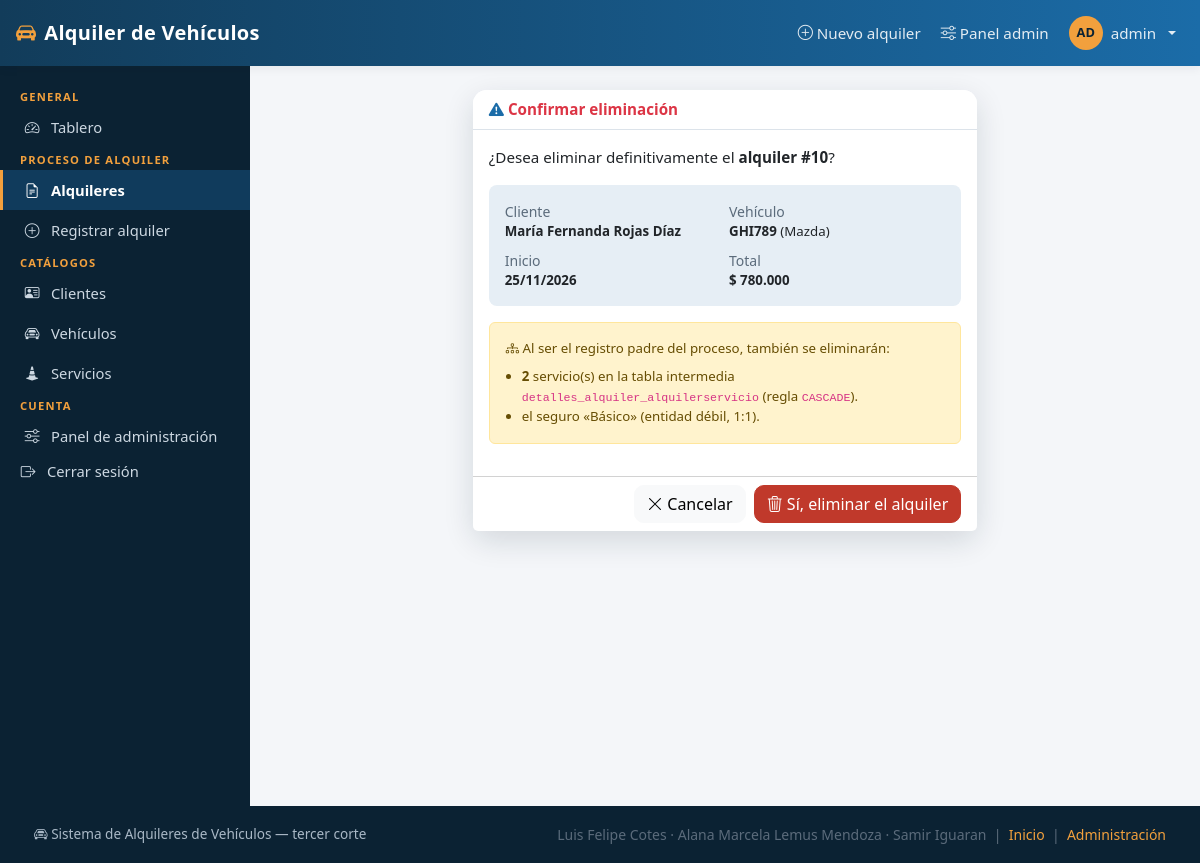
The page /alquileres/10/eliminar/ (signed in) on the database its author committed.
### alquileres/models.py (models this page shows, shortened)
class Alquiler(models.Model):
    pk_alq_id = models.AutoField(primary_key=True)
    fk_cli_id = models.ForeignKey(
        Cliente,
        on_delete=models.PROTECT,
        db_column="fk_cli_id",
        related_name="alquileres",
        verbose_name="cliente",
    )
    fk_veh_id = models.ForeignKey(
        Vehiculo,
        on_delete=models.PROTECT,
        db_column="fk_veh_id",
        related_name="alquileres",
        verbose_name="vehículo",
    )
    alq_fecha_inicio = models.DateField("fecha de inicio")
    alq_total = models.DecimalField("total", max_digits=12, decimal_places=2)
    class Meta:
        verbose_name = "alquiler"
        verbose_name_plural = "alquileres"
        ordering = ["-alq_fecha_inicio"]

### clientes/models.py (models this page shows, shortened)
class Cliente(models.Model):
    pk_cli_id = models.AutoField(primary_key=True)
    cli_nombre = models.CharField("nombre", max_length=100)
    cli_documento = models.CharField("documento", max_length=20, unique=True)
    cli_telefono = models.CharField("teléfono", max_length=20)
    class Meta:
        verbose_name = "cliente"
        verbose_name_plural = "clientes"
        ordering = ["cli_nombre"]

### vehiculos/models.py (models this page shows, shortened)
class Vehiculo(models.Model):
    pk_veh_id = models.AutoField(primary_key=True)
    veh_placa = models.CharField("placa", max_length=10, unique=True)
    veh_marca = models.CharField("marca", max_length=50)
    veh_tarifa_dia = models.DecimalField("tarifa por día", max_digits=12, decimal_places=2)
    class Meta:
        verbose_name = "vehículo"
        verbose_name_plural = "vehículos"
        ordering = ["veh_marca", "veh_placa"]

### seguros/models.py (models this page shows, shortened)
class Seguro(models.Model):
    pk_seg_id = models.AutoField(primary_key=True)
    fk_alq_id = models.OneToOneField(
        Alquiler,
        on_delete=models.CASCADE,
        db_column="fk_alq_id",
        related_name="seguro",
        verbose_name="alquiler",
    )
    seg_tipo = models.CharField("tipo de seguro", max_length=50)
    seg_cobertura = models.CharField("cobertura", max_length=255)
    class Meta:
        verbose_name = "seguro"
        verbose_name_plural = "seguros"

### alquileres/views.py (the view, shortened to what this page needs)
# urls.py: path("<int:pk>/eliminar/", views.AlquilerDeleteView.as_view(), name="eliminar"),
class AlquilerDeleteView(LoginRequiredMixin, PermissionRequiredMixin, DeleteView):
    model = Alquiler
    template_name = "alquileres/alquiler_confirm_delete.html"
    context_object_name = "alquiler"
    permission_required = "alquileres.delete_alquiler"
    success_url = reverse_lazy("alquileres:lista")
    def get_queryset(self):
        return queryset_alquileres()

### alquileres/templatetags/alquileres_extras.py (called while the page is built)
@register.filter(name="pesos")
def pesos(valor):
    if valor in (None, ""):
        return "—"
    try:
        numero = Decimal(str(valor))
    except (InvalidOperation, ValueError):
        return "—"
    decimales = 0 if numero == numero.to_integral_value() else 2
    texto = f"{numero:,.{decimales}f}"
    texto = texto.replace(",", "\x00").replace(".", ",").replace("\x00", ".")
    return f"$ {texto}"

@register.filter(name="fecha_corta")
def fecha_corta(valor):
    if not valor:
        return "—"
    if isinstance(valor, str):
        try:
            valor = datetime.strptime(valor[:10], "%Y-%m-%d").date()
        except ValueError:
            return valor
    if isinstance(valor, datetime):
        valor = valor.date()
    if isinstance(valor, date):
        return valor.strftime("%d/%m/%Y")
    return str(valor)

@register.filter(name="iniciales")
def iniciales(usuario):
    nombre = getattr(usuario, "get_full_name", lambda: "")() or getattr(
        usuario, "username", ""
    )
    partes = [p for p in nombre.split() if p]
    if not partes:
        return "?"
    texto = "".join(p[0] for p in partes[:2]).upper()
    return texto if len(texto) > 1 else (partes[0][:2].upper() or "?")

### alquileres/views.py (called while the page is built)
def queryset_alquileres():
    return (
        Alquiler.objects.select_related("fk_cli_id", "fk_veh_id", "seguro")
        .prefetch_related("detalles__fk_ser_id")
        .annotate(num_servicios=Count("detalles"))
        .order_by("-alq_fecha_inicio", "-pk_alq_id")
    )

### templates/alquileres/alquiler_confirm_delete.html (shortened to what this page needs)
{% extends "base.html" %}
{% load alquileres_extras %}
{% block contenido %}
<div class="row justify-content-center">
  <div class="col-12 col-lg-7">
    <div class="card border-0" style="box-shadow:var(--sombra-alta)">
      <div class="card-header bg-white text-danger">
        <i class="bi bi-exclamation-triangle-fill"></i> Confirmar eliminación
      </div>
      <div class="card-body">
        <p>¿Desea eliminar definitivamente el <strong>alquiler #{{ alquiler.pk_alq_id }}</strong>?</p>
        <div class="p-3 rounded-3 mb-3" style="background:var(--azul-100)">
          <div class="row g-2 small">
            <div class="col-6"><span class="texto-suave d-block">Cliente</span>
              <strong>{{ alquiler.fk_cli_id.cli_nombre }}</strong></div>
            <div class="col-6"><span class="texto-suave d-block">Vehículo</span>
              <strong class="mono">{{ alquiler.fk_veh_id.veh_placa }}</strong> ({{ alquiler.fk_veh_id.veh_marca }})</div>
            <div class="col-6"><span class="texto-suave d-block">Inicio</span>
              <strong class="mono">{{ alquiler.alq_fecha_inicio|fecha_corta }}</strong></div>
            <div class="col-6"><span class="texto-suave d-block">Total</span>
              <strong class="mono">{{ alquiler.alq_total|pesos }}</strong></div>
          </div>
        </div>
        <div class="alert alert-warning small">
          <i class="bi bi-diagram-3"></i> Al ser el registro padre del proceso, también se eliminarán:
          <ul class="mb-0 mt-2 ps-3">
            <li><strong>{{ alquiler.detalles.count }}</strong> servicio(s) en la tabla intermedia
              <code>detalles_alquiler_alquilerservicio</code> (regla <code>CASCADE</code>).</li>
            <li>{% if alquiler.seguro %}el seguro «{{ alquiler.seguro.seg_tipo }}» (entidad débil, 1:1).
              {% else %}ningún seguro: este alquiler no tiene.{% endif %}</li>
          </ul>
        </div>
      </div>
      <div class="card-footer bg-white d-flex gap-2 justify-content-end">
        <a class="btn btn-light" href="{% url 'alquileres:detalle' alquiler.pk_alq_id %}">
          <i class="bi bi-x-lg"></i> Cancelar
        </a>
        <form method="post">
          <button type="submit" class="btn btn-peligro">
            <i class="bi bi-trash3"></i> Sí, eliminar el alquiler
          </button>
        </form>
      </div>
    </div>
  </div>
</div>
{% endblock %}

### templates/base.html (shortened to what this page needs)
{% load static alquileres_extras %}<!doctype html>
<html lang="es">
<head>
  <link href="https://cdn.jsdelivr.net/npm/bootstrap@5.3.3/dist/css/bootstrap.min.css" rel="stylesheet">
  <link href="https://cdn.jsdelivr.net/npm/bootstrap-icons@1.11.3/font/bootstrap-icons.min.css" rel="stylesheet">
  <link rel="stylesheet" href="{% static 'css/estilo.css' %}">
</head>
<body class="d-flex flex-column min-vh-100">
{% block navbar %}
<nav class="navbar navbar-expand-lg app-navbar sticky-top">
  <div class="container-fluid px-3">
    <a class="navbar-brand d-flex align-items-center gap-2" href="{% url 'dashboard' %}">
      <i class="bi bi-car-front-fill"></i><span>Alquiler de Vehículos</span>
    </a>
    <ul class="navbar-nav ms-auto align-items-lg-center gap-lg-1">
      <li class="nav-item d-none d-md-block">
        <a class="nav-link" href="{% url 'alquileres:registrar' %}">
          <i class="bi bi-plus-circle"></i> Nuevo alquiler
        </a>
      </li>
      {% if user.is_staff %}
      <li class="nav-item d-none d-lg-block">
        <a class="nav-link" href="/admin/"><i class="bi bi-sliders"></i> Panel admin</a>
      </li>
      {% endif %}
      <li class="nav-item dropdown">
        <a class="nav-link dropdown-toggle d-flex align-items-center gap-2" href="#" role="button"
           data-bs-toggle="dropdown" aria-expanded="false">
          <span class="avatar">{{ user|iniciales }}</span>
          <span class="d-none d-sm-inline">{{ user.get_username }}</span>
        </a>
      </li>
    </ul>
  </div>
</nav>
{% endblock %}
<div class="layout flex-grow-1">
  {% block sidebar %}
  <aside class="app-sidebar d-none d-lg-block">
    {% include "partials/_menu_lateral.html" %}
  </aside>
  {% endblock %}
  <main class="app-main">
    {% block contenido %}{% endblock %}
  </main>
</div>
{% block footer %}
<footer class="app-footer">
  <div class="d-flex flex-wrap justify-content-between align-items-center gap-2">
    <span><i class="bi bi-car-front"></i> Sistema de Alquileres de Vehículos — tercer corte</span>
    <span class="texto-suave">
      Luis Felipe Cotes · Alana Marcela Lemus Mendoza · Samir Iguaran
      &nbsp;|&nbsp; <a href="{% url 'dashboard' %}">Inicio</a>
      &nbsp;|&nbsp; <a href="/admin/">Administración</a>
    </span>
  </div>
</footer>
{% endblock %}
</body>
</html>

### static/css/estilo.css (style rules this page uses)
:root { --azul-900: #0b2233; --azul-800: #123c5a; --azul-600: #1b6ca8; --azul-100: #e6eef5; --ambar: #f2a03d; --exito: #2e8b57; --alerta: #d9822b; --peligro: #c0392b; --fondo: #f4f6f9; --superficie: #ffffff; --texto: #1f2933; --texto-suave: #5b6b7b; --borde: #dce3ea; --radio: 14px; --sombra: 0 2px 10px rgba(11, 34, 51, .07); --sombra-alta: 0 10px 30px rgba(11, 34, 51, .14); --alto-navbar: 60px; --ancho-menu: 250px; }
body { background: var(--fondo); color: var(--texto); font-family: "Segoe UI", Roboto, "Helvetica Neue", Arial, sans-serif; font-size: .95rem; }
a { color: var(--azul-600); text-decoration: none; }
.texto-suave { color: var(--texto-suave); font-size: .875rem; }
.mono { font-variant-numeric: tabular-nums; }
.btn { border-radius: 10px; font-weight: 500; }
.btn-peligro { background: var(--peligro); border-color: var(--peligro); color: #fff; }
.app-navbar { background: linear-gradient(90deg, var(--azul-800), var(--azul-600)); min-height: var(--alto-navbar); box-shadow: var(--sombra); }
.app-navbar .navbar-brand { color: #fff; font-weight: 700; letter-spacing: .3px; }
.app-navbar .navbar-brand .bi { color: var(--ambar); }
.app-navbar .nav-link { color: rgba(255, 255, 255, .88); }
.avatar { width: 34px; height: 34px; border-radius: 50%; background: var(--ambar); color: var(--azul-900); display: inline-flex; align-items: center; justify-content: center; font-weight: 700; font-size: .8rem; }
.layout { display: flex; align-items: stretch; min-height: calc(100vh - var(--alto-navbar)); }
.app-sidebar { width: var(--ancho-menu); flex: 0 0 var(--ancho-menu); background: var(--azul-900); color: #cdd8e2; padding: 18px 0 30px; }
.app-main { flex: 1 1 auto; min-width: 0; padding: 24px clamp(14px, 3vw, 34px) 50px; }
.card { border: 1px solid var(--borde); border-radius: var(--radio); box-shadow: var(--sombra); }
.card-header { background: var(--azul-100); border-bottom: 1px solid var(--borde); font-weight: 600; color: var(--azul-800); border-radius: var(--radio) var(--radio) 0 0 !important; }
.card-header .bi { color: var(--azul-600); }
.app-footer { background: var(--azul-900); color: #a9b8c6; padding: 18px clamp(14px, 3vw, 34px); font-size: .85rem; margin-top: auto; }
.app-footer a { color: var(--ambar); }

### rows shown on the page
Alquiler: pk_alq_id "10", fk_cli_id.cli_nombre "María Fernanda Rojas Díaz", fk_veh_id.veh_placa "GHI789", fk_veh_id.veh_marca "Mazda", alq_fecha_inicio|fecha_corta "25/11/2026", alq_total|pesos "$ 780.000", detalles.count "2", seguro.seg_tipo "Básico"

### other values the page prints
{{ user|iniciales }} "AD"
{{ user.get_username }} "admin"
